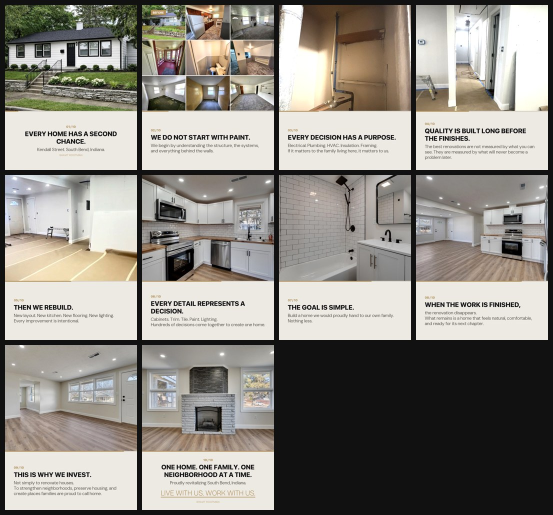
#> input picture gallery/design-03.jpg, 1106 x 1030 px, given in place of shavitdeck_house_hillsdale.jpg, which was not available (shown at 1/2 size)
$ python local-render-reel.py ../../../gallery/design-03.jpg
#> lines starting #> are read from the running program, lines starting #| are printed output that depends on the picture; pictures that were not available may be replaced by others from this repository, and a replacement may not be noted
import subprocess, sys, math
from PIL import Image, ImageDraw, ImageFont, ImageEnhance, ImageFilter
import imageio_ffmpeg

W,H,FPS = 1080,1920,30
BLACK=(0,0,0); INK=(255,255,255); BODY=(190,190,190)
BRASS=(176,141,87)      # body accent (#B08D57)
GOLD=(255,192,0)        # intro/outro gold (#FFC000)
MUTE=(138,138,138)

# [6 lines left out: function font, not called in this run]

def measure(d,t,f):
    b=d.textbbox((0,0),t,font=f); return b[2]-b[0], b[3]-b[1]

def grade(im, bright=0.82, contrast=1.12):
    im=ImageEnhance.Brightness(im).enhance(bright)
    im=ImageEnhance.Contrast(im).enhance(contrast)
    return im.convert("RGB")

def prep(path, target_w=1280):
#> called with path = '/tmp/shavitdeck_house_hillsdale.jpg', target_w = 1280
    im=Image.open(path).convert("RGB")
#> im is the input picture: PIL image 1106x1030 RGB; mean R, G, B 143.5, 139.9, 133.1
    s=target_w/im.width
#> s = 1.16
    im=im.resize((int(im.width*s),int(im.height*s)), Image.LANCZOS)
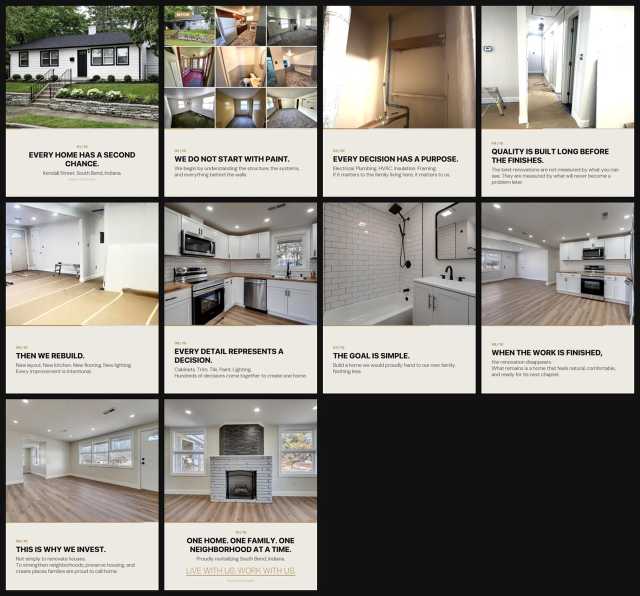
#> im: PIL image 1280x1192 RGB (shown at 1/2 size); mean R, G, B 143.5, 139.9, 133.1
    im=im.filter(ImageFilter.UnsharpMask(radius=2,percent=80))
    return grade(im)
#> in grade, `im=ImageEnhance.Brightness(im).enhance(bright)`:
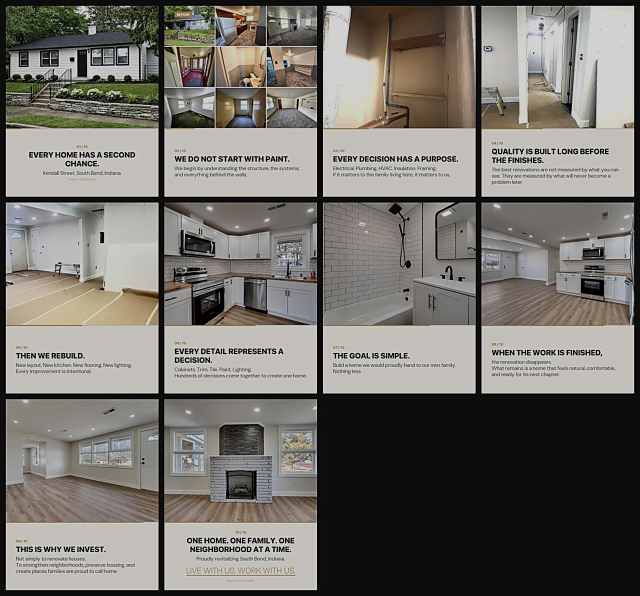
#> im: PIL image 1280x1192 RGB (shown at 1/2 size); mean R, G, B 117.2, 114.2, 108.9

LO=prep("/tmp/shavitdeck_house_hillsdale.jpg")
SC=prep("/tmp/shavitdeck_house_secondchance.jpg")
#> call 2 of prep, with path = '/tmp/shavitdeck_house_secondchance.jpg', target_w = 1280
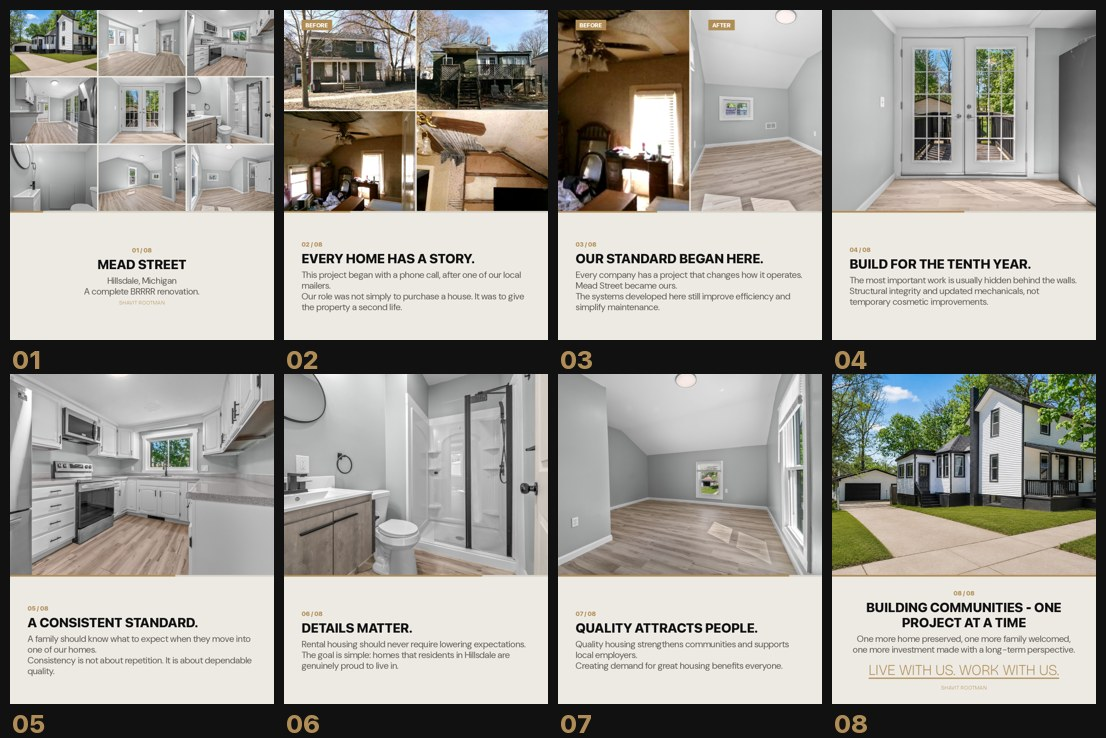
#> input picture gallery/design-04.jpg, 1106 x 738 px, given in place of shavitdeck_house_secondchance.jpg, which was not available
#> in prep, im is the input picture: PIL image 1106x738 RGB; mean R, G, B 159.2, 156.3, 149.7
#> in prep (call 2), `im=im.resize((int(im.width*s),int(im.height*s)), Image.LANCZOS)`:
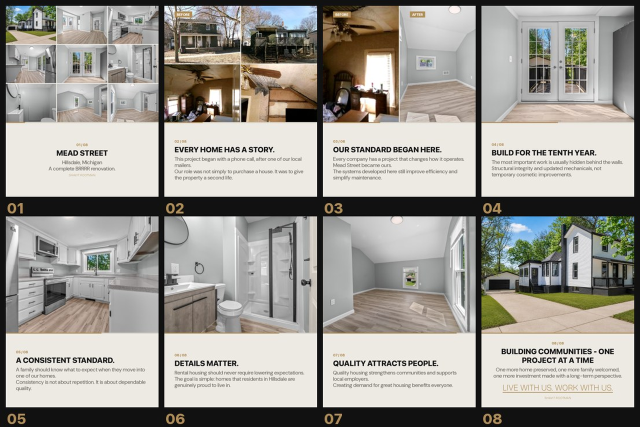
#> im: PIL image 1280x854 RGB (shown at 1/2 size); mean R, G, B 159.2, 156.3, 149.8
#> call 2 of grade, with bright = 0.82, contrast = 1.12
#> in grade (call 2), `im=ImageEnhance.Brightness(im).enhance(bright)`:
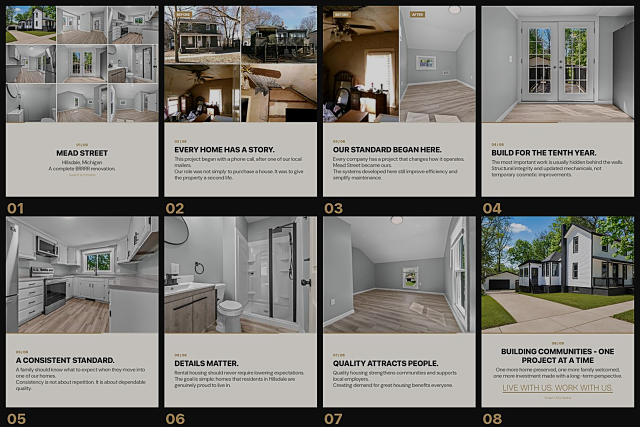
#> im: PIL image 1280x854 RGB (shown at 1/2 size); mean R, G, B 130, 127.7, 122.6

# bottom scrim for text legibility
scrim=Image.new("RGBA",(W,H),(0,0,0,0))
#> scrim: PIL image 1080x1920 RGBA; every value is 0
sd=ImageDraw.Draw(scrim)
for y in range(int(H*0.45),H):
    a=int(225*((y-H*0.45)/(H*0.55)))
    sd.line([(0,y),(W,y)],fill=(0,0,0,min(225,a)))

# [23 lines left out: functions kb, env, draw_lines, not called in this run]

def eyebrow(layer,text,alpha):
    d=ImageDraw.Draw(layer); f=font(34,True); w,h=measure(d,text,f)
    d.text(((W-w)//2,H-150),text,font=f,fill=BRASS+(alpha,))

# ---------- OUTRO: recreate the website intro ----------
HOUSE=[[(8,56),(8,30),(48,8),(88,30),(88,56),(8,56)],
       [(40,56),(40,36),(56,36),(56,56)],
       [(8,56),(88,56)]]
# [65 lines left out: functions house_scaled, draw_house, letters, rule, caption, render_outro, not called in this run]

# ---------- timeline ----------
S1e=3.4; S2e=6.7; S3e=9.6; S4e=11.1; OUTRO=11.1; DUR=14.7
TEXT=[  # (start,end,lines,size,color,scene_cy)
 (0.3,1.85,["EVERYONE CHASES","THE BIG CITY."],80,INK,1180),
 (1.95,3.4,["IT BUYS WHERE","THEY DON'T."],88,INK,1180),
 (3.6,5.05,["TWO HOUSES.","TWO MARKETS."],84,INK,1180),
 (5.15,6.7,["ONE STANDARD."],104,INK,1230),
 (6.95,9.6,["BOUGHT DIRECT.","REHABBED IN-HOUSE.","HELD LONG-TERM."],62,INK,960),
 (9.7,11.1,["BUILDING COMMUNITIES,","PROFITABLY."],72,GOLD,960),
]

#> (the run stopped early here; a loop or call above may not have finished)
